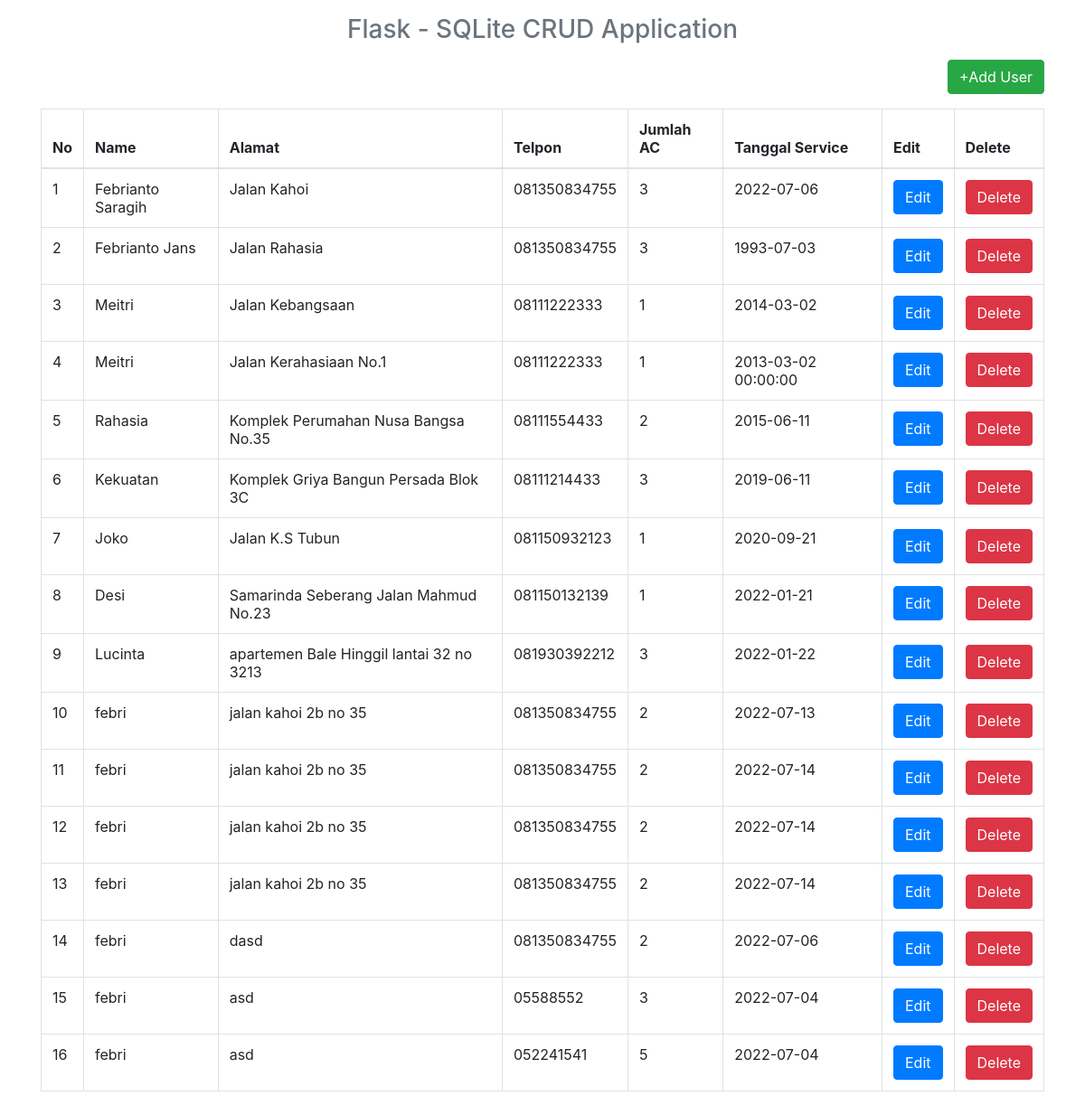
/index, run on the app's committed database.
### tables this page shows
CREATE TABLE "data_pelanggan" (
	"id"	INTEGER,
	"nama"	TEXT NOT NULL,
	"alamat"	TEXT NOT NULL,
	"telpon"	TEXT NOT NULL,
	"jumlah_ac"	NUMERIC NOT NULL,
	"tanggal_service"	TEXT NOT NULL,
	PRIMARY KEY("id" AUTOINCREMENT)
);

### app.py (the view)
@app.route("/")
@app.route("/index")
def index():
    con=sql.connect("pelanggan.db")
    con.row_factory=sql.Row
    cur=con.cursor()
    cur.execute("select * from data_pelanggan")
    data=cur.fetchall()
    return render_template("index.html",datas=data)

### templates/index.html
{% extends 'layout.html' %}
{% block body %}
  <h3 class='text-center text-muted mb-3'>Flask - SQLite CRUD Application</h3>
  <p class='text-right'><a href='{{url_for("add_user")}}' class='btn btn-success '>+Add User</a></p>
  <table class='table table-bordered'>
    <thead>
      <th>No</th>
      <th>Name</th>
      <th>Alamat</th>
      <th>Telpon</th>
      <th>Jumlah AC</th>
      <th>Tanggal Service</th>
      <th>Edit</th>
      <th>Delete</th>
    </thead>
    <tbody>
      {% for row in datas %}
        <tr>
          <td>{{loop.index}}</td>
          <td>{{row.nama}}</td>
          <td>{{row.alamat}}</td>
          <td>{{row.telpon}}</td>
          <td>{{row.jumlah_ac}}</td>
          <td>{{row.tanggal_service}}</td>
          <td><a href='{{url_for("edit_user",id=row.id)}}' class='btn btn-primary'>Edit</a></td>
          <td><a href='{{url_for("delete_user",id=row.id)}}' class='btn btn-danger' onclick='return confirm("Are You Sure")'>Delete</a></td>
        </tr>
      {%endfor%}
    </tbody>
  </table>
{% endblock %}

### templates/layout.html (shortened to what this page needs)
<html>
    <head>
      <link rel="stylesheet" href="https://maxcdn.bootstrapcdn.com/bootstrap/4.0.0/css/bootstrap.min.css">
    </head>
    <body>
      <div class='container pt-3'>
        {% block body %}
        {% endblock %}
      </div>
    </body>
  </html>

### data on the page
data_pelanggan: nama "Febrianto Saragih", alamat "Jalan Kahoi", telpon "081350834755", jumlah_ac "3", tanggal_service "2022-07-06"
data_pelanggan: nama "Febrianto Jans", alamat "Jalan Rahasia", telpon "081350834755", jumlah_ac "3", tanggal_service "1993-07-03"
data_pelanggan: nama "Meitri", alamat "Jalan Kebangsaan", telpon "08111222333", jumlah_ac "1", tanggal_service "2014-03-02"
data_pelanggan: nama "Meitri", alamat "Jalan Kerahasiaan No.1", telpon "08111222333", jumlah_ac "1", tanggal_service "2013-03-02 00:00:00"
data_pelanggan: nama "Rahasia", alamat "Komplek Perumahan Nusa Bangsa No.35", telpon "08111554433", jumlah_ac "2", tanggal_service "2015-06-11"
data_pelanggan: nama "Kekuatan", alamat "Komplek Griya Bangun Persada Blok 3C", telpon "08111214433", jumlah_ac "3", tanggal_service "2019-06-11"
data_pelanggan: nama "Joko", alamat "Jalan K.S Tubun", telpon "081150932123", jumlah_ac "1", tanggal_service "2020-09-21"
data_pelanggan: nama "Desi", alamat "Samarinda Seberang Jalan Mahmud No.23", telpon "081150132139", jumlah_ac "1", tanggal_service "2022-01-21"
data_pelanggan: nama "Lucinta", alamat "apartemen Bale Hinggil lantai 32 no 3213", telpon "081930392212", jumlah_ac "3", tanggal_service "2022-01-22"
data_pelanggan: nama "febri", alamat "jalan kahoi 2b no 35", telpon "081350834755", jumlah_ac "2", tanggal_service "2022-07-13"
data_pelanggan: nama "febri", alamat "jalan kahoi 2b no 35", telpon "081350834755", jumlah_ac "2", tanggal_service "2022-07-14"
data_pelanggan: nama "febri", alamat "jalan kahoi 2b no 35", telpon "081350834755", jumlah_ac "2", tanggal_service "2022-07-14"
data_pelanggan: nama "febri", alamat "jalan kahoi 2b no 35", telpon "081350834755", jumlah_ac "2", tanggal_service "2022-07-14"
data_pelanggan: nama "febri", alamat "dasd", telpon "081350834755", jumlah_ac "2", tanggal_service "2022-07-06"
data_pelanggan: nama "febri", alamat "asd", telpon "05588552", jumlah_ac "3", tanggal_service "2022-07-04"
data_pelanggan: nama "febri", alamat "asd", telpon "052241541", jumlah_ac "5", tanggal_service "2022-07-04"
